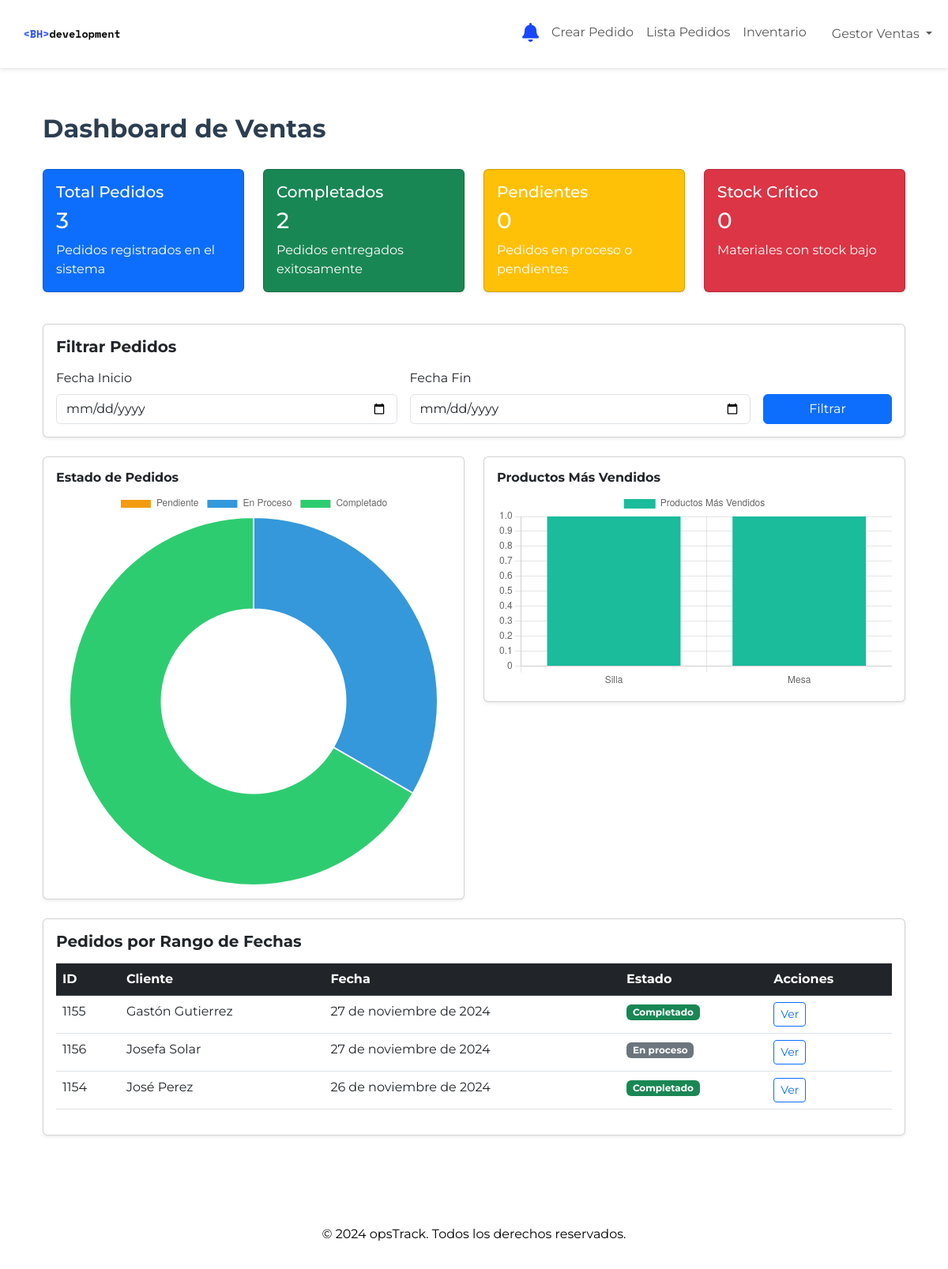
Screenshot of /produccion/dashboard_ventas/ (signed in) with the database file from the repository.
### produccion/models.py (models this page shows, shortened)
class User(AbstractUser):
    ADMINISTRADOR = 'ADMIN'
    OPERARIO_PRODUCCION = 'PRODUCCION'
    ENCARGADO_CALIDAD = 'CALIDAD'
    OPERARIO_LOGISTICA = 'LOGISTICA'
    ENCARGADO_VENTAS = 'VENTAS'
    SIN_ASIGNAR = 'SASIGNAR'
    ROLE_CHOICES = [
        (ADMINISTRADOR, 'Administrador'),
        (OPERARIO_PRODUCCION, 'Operario de Producción'),
        (ENCARGADO_CALIDAD, 'Encargado de Calidad'),
        (OPERARIO_LOGISTICA, 'Operario de Logística'),
        (ENCARGADO_VENTAS, 'Encargado de Ventas'),
        (SIN_ASIGNAR, 'Sin Asignar')
    ]
    role = models.CharField(max_length=20, choices=ROLE_CHOICES, default=SIN_ASIGNAR)

class Pedido(models.Model):
    fecha_pedido = models.DateField(auto_now_add=True)
    cliente = models.ForeignKey(Cliente, on_delete=models.CASCADE)
    estado_pedido = models.CharField(
        max_length=20,
        choices=[('Pendiente', 'Pendiente'), ('En proceso', 'En proceso'), ('Completado', 'Completado')],
        default='Pendiente',
    )
    realizado_por = models.ForeignKey(settings.AUTH_USER_MODEL, null=True, blank=True, on_delete=models.SET_NULL)

class Cliente(models.Model):
    nombre_cliente = models.CharField(max_length=255)
    direccion = models.CharField(max_length=255)
    telefono = models.CharField(max_length=20, blank=True, null=True)
    email = models.EmailField(blank=True, null=True)

### produccion/views.py (the view)
# urls.py: path('dashboard_ventas/', views.DashboardVentasView.as_view(), name='dashboard_ventas'),
class DashboardVentasView(VentasRequiredMixin, TemplateView):
    template_name = "produccion/dashboard_ventas.html"
    paginate_by = 10  # Número de pedidos por página
    def get_context_data(self, **kwargs):
        context = super().get_context_data(**kwargs)
        start_date = self.request.GET.get('start_date')
        end_date = self.request.GET.get('end_date')
        start_date_obj = parse_date(start_date) if start_date else None
        end_date_obj = parse_date(end_date) if end_date else None
        pedidos = Pedido.objects.all()
        if start_date_obj:
            pedidos = pedidos.filter(fecha_pedido__gte=start_date_obj)
        if end_date_obj:
            pedidos = pedidos.filter(fecha_pedido__lte=end_date_obj)
        context["total_pedidos"] = pedidos.count()
        context["pedidos_completados"] = pedidos.filter(estado_pedido="Completado").count()
        context["pedidos_pendientes"] = pedidos.filter(estado_pedido="Pendiente").count()
        context["pedidos_en_proceso"] = pedidos.filter(estado_pedido="En proceso").count()
        inventarios = Inventario.objects.all()
        context["inventarios"] = [
            {
                "nombre_material": item.nombre_material,
                "cantidad_stock": item.cantidad_stock,
                "punto_reorden": item.punto_reorden,
                "status": "Crítico" if item.cantidad_stock <= item.punto_reorden * 0.5
                else "Reabastecer" if item.cantidad_stock <= item.punto_reorden
                else "Suficiente",
            }
            for item in inventarios
        ]
        context["stock_critico"] = len(
            [item for item in context["inventarios"] if item["status"] == "Crítico"]
        )
        top_productos = PedidoProducto.objects.select_related("producto")
        if start_date_obj:
            top_productos = top_productos.filter(pedido__fecha_pedido__gte=start_date_obj)
        if end_date_obj:
            top_productos = top_productos.filter(pedido__fecha_pedido__lte=end_date_obj)
        top_productos = (
            top_productos
            .values("producto__nombre_producto")
            .annotate(cantidad_vendida=Sum("cantidad"))
            .order_by("-cantidad_vendida")[:5]
        )
        context["top_productos"] = top_productos
        paginator = Paginator(pedidos.order_by("-fecha_pedido"), self.paginate_by)
        page_number = self.request.GET.get('page')
        page_obj = paginator.get_page(page_number)
        context["page_obj"] = page_obj
        context["is_paginated"] = page_obj.has_other_pages()
        context["start_date"] = start_date
        context["end_date"] = end_date
        return context

### produccion/mixins.py (called while the page is built)
    def dispatch(self, request, *args, **kwargs):
        if not request.user.is_authenticated or not (request.user.role == User.ENCARGADO_VENTAS or request.user.role == User.ADMINISTRADOR):
            raise PermissionDenied("Acceso denegado.")
        return super().dispatch(request, *args, **kwargs)

### produccion/templates/produccion/dashboard_ventas.html (shortened to what this page needs)
{% extends "produccion/base.html" %}
{% block content %}
<div class="container my-5">
    <div class="d-flex justify-content-between align-items-center mb-4">
        <h2 class="fw-bold" style="color: #2C3E50;">
             Dashboard de Ventas
        </h2>
    </div>
    <div class="row mb-4">
        <div class="col-md-3 col-sm-6 mb-3">
            <div class="card text-white bg-primary shadow-sm h-100">
                <div class="card-body">
                    <h5 class="card-title"> Total Pedidos</h5>
                    <h3>{{ total_pedidos }}</h3>
                    <p class="card-text">Pedidos registrados en el sistema</p>
                </div>
            </div>
        </div>
        <div class="col-md-3 col-sm-6 mb-3">
            <div class="card text-white bg-success shadow-sm h-100">
                <div class="card-body">
                    <h5 class="card-title"> Completados</h5>
                    <h3>{{ pedidos_completados }}</h3>
                    <p class="card-text">Pedidos entregados exitosamente</p>
                </div>
            </div>
        </div>
        <div class="col-md-3 col-sm-6 mb-3">
            <div class="card text-white bg-warning shadow-sm h-100">
                <div class="card-body">
                    <h5 class="card-title"> Pendientes</h5>
                    <h3>{{ pedidos_pendientes }}</h3>
                    <p class="card-text">Pedidos en proceso o pendientes</p>
                </div>
            </div>
        </div>
        <div class="col-md-3 col-sm-6 mb-3">
            <div class="card text-white bg-danger shadow-sm h-100">
                <div class="card-body">
                    <h5 class="card-title"> Stock Crítico</h5>
                    <h3>{{ stock_critico }}</h3>
                    <p class="card-text">Materiales con stock bajo</p>
                </div>
            </div>
        </div>
    </div>
    <div class="card shadow-sm mb-4">
        <div class="card-body">
            <h5 class="fw-bold mb-3"> Filtrar Pedidos</h5>
            <form method="GET" action="">
                <div class="row g-3 align-items-end">
                    <div class="col-md-5">
                        <label for="start_date" class="form-label">Fecha Inicio</label>
                        <input type="date" id="start_date" name="start_date" class="form-control" value="{{ start_date }}">
                    </div>
                    <div class="col-md-5">
                        <label for="end_date" class="form-label">Fecha Fin</label>
                        <input type="date" id="end_date" name="end_date" class="form-control" value="{{ end_date }}">
                    </div>
                    <div class="col-md-2">
                        <button type="submit" class="btn btn-primary w-100">Filtrar</button>
                    </div>
                </div>
            </form>
        </div>
    </div>
    <div class="row">
        <div class="col-md-6 mb-4">
            <div class="card shadow-sm">
                <div class="card-body">
                    <h6 class="fw-bold"> Estado de Pedidos</h6>
                    <canvas id="pedidosStatusChart"></canvas>
                </div>
            </div>
        </div>
        <div class="col-md-6 mb-4">
            <div class="card shadow-sm">
                <div class="card-body">
                    <h6 class="fw-bold"> Productos Más Vendidos</h6>
                    <canvas id="topProductosChart"></canvas>
                </div>
            </div>
        </div>
    </div>
    <div class="card shadow-sm">
        <div class="card-body">
            <h5 class="fw-bold mb-3"> Pedidos por Rango de Fechas</h5>
            <div class="table-responsive">
                <table class="table table-hover">
                    <thead class="table-dark">
                        <tr>
                            <th scope="col">ID</th>
                            <th scope="col">Cliente</th>
                            <th scope="col">Fecha</th>
                            <th scope="col">Estado</th>
                            <th scope="col">Acciones</th>
                        </tr>
                    </thead>
                    <tbody>
                        {% for pedido in page_obj %}
                        <tr>
                            <td>{{ pedido.id }}</td>
                            <td>{{ pedido.cliente.nombre_cliente }}</td>
                            <td>{{ pedido.fecha_pedido }}</td>
                            <td>
                                <span class="badge {% if pedido.estado_pedido == 'Completado' %}bg-success{% elif pedido.estado_pedido == 'Pendiente' %}bg-warning text-dark{% else %}bg-secondary{% endif %}">
                                    {{ pedido.estado_pedido }}
                                </span>
                            </td>
                            <td>
                                <a href="{% url 'produccion:detalle_pedido' pedido.id %}" class="btn btn-sm btn-outline-primary">Ver</a>
                            </td>
                        </tr>
                        {% empty %}
                        <tr>
                            <td colspan="5" class="text-center">No se encontraron pedidos para este rango de fechas.</td>
                        </tr>
                        {% endfor %}
                    </tbody>
                </table>
            </div>
        </div>
    </div>
</div>
<script>
    // Pedidos Status Chart
    const pedidosStatusCtx = document.getElementById('pedidosStatusChart').getContext('2d');
    const pedidosStatusChart = new Chart(pedidosStatusCtx, {
        type: 'doughnut',
        data: {
            labels: ['Pendiente', 'En Proceso', 'Completado'],
            datasets: [{
                data: [{{ pedidos_pendientes }}, {{ pedidos_en_proceso }}, {{ pedidos_completados }}],
                backgroundColor: ['#F39C12', '#3498DB', '#2ECC71']
            }]
        }
    });
    // Top Productos Chart
    const topProductosCtx = document.getElementById('topProductosChart').getContext('2d');
    const topProductosChart = new Chart(topProductosCtx, {
        type: 'bar',
        data: {
            labels: [{% for producto in top_productos %}'{{ producto.producto__nombre_producto }}'{% if not forloop.last %}, {% endif %}{% endfor %}],
            datasets: [{
                label: 'Productos Más Vendidos',
                data: [{% for producto in top_productos %}{{ producto.cantidad_vendida }}{% if not forloop.last %}, {% endif %}{% endfor %}],
                backgroundColor: '#1ABC9C'
            }]
        }
    });
</script>
{% endblock %}

### produccion/templates/produccion/base.html (shortened to what this page needs)
<!DOCTYPE html>
<html lang="en">
<head>
    {% load static %}
    <link href="https://cdn.jsdelivr.net/npm/bootstrap@5.3.0/dist/css/bootstrap.min.css" rel="stylesheet">
    <link rel="stylesheet" href="https://cdnjs.cloudflare.com/ajax/libs/font-awesome/5.15.1/css/all.min.css">
</head>
<body>
    <nav class="navbar navbar-expand-lg navbar-light fixed-top">
        <div class="container-fluid">
            <a class="navbar-brand" href="{% url 'produccion:dashboard_ventas' %}">
                <img src="{% static 'img/bh-logo.png' %}" alt="Logo" style="height: 60px;">
            </a>
            <div class="collapse navbar-collapse" id="navbarNav">
                <ul class="navbar-nav ms-auto">
                    {% if user.is_authenticated %}
                        <li class="nav-item dropdown notification-bell {% if notifications %}has-notifications{% endif %}">
                            <a class="nav-link" href="#" id="notificationDropdown" role="button" data-bs-toggle="dropdown" aria-expanded="false">
                                <i class="fas fa-bell" style="color: #1a48fe; font-size: 1.5rem;"></i>
                            </a>
                        </li>
                        {% if user.role == "VENTAS" %}
                            <li class="nav-item">
                                <a class="nav-link" href="{% url 'produccion:crear_pedido' %}">Crear Pedido</a>
                            </li>
                            <li class="nav-item">
                                <a class="nav-link" href="{% url 'produccion:lista_pedidos' %}">Lista Pedidos</a>
                            </li>
                            <li class="nav-item">
                                <a class="nav-link" href="{% url 'produccion:gestionar_inventario' %}">Inventario</a>
                            </li>
                        {% elif user.role == "ADMIN" %}
                            <li class="nav-item">
                                <a class="nav-link" href="{% url 'produccion:gestion_usuarios' %}">Gestión Usuarios</a>
                            </li>
                        {% elif user.role == "PRODUCCION" %}
                        <li class="nav-item">
                            <a class="nav-link" href="{% url 'produccion:dashboard_produccion' %}">Dashboard</a>
                        </li>
                        {% elif user.role == "LOGISTICA" %}
                        <li class="nav-item">
                            <a class="nav-link" href="{% url 'produccion:dashboard_logistica' %}">Dashboard</a>
                        </li>
                        {% elif user.role == "CALIDAD" %}
                        <li class="nav-item">
                            <a class="nav-link" href="{% url 'produccion:dashboard_calidad' %}">Dashboard</a>
                        </li>
                        {% endif %}
                    {% endif %}
                </ul>
                {% if user.is_authenticated %}
                    <ul class="navbar-nav ms-3">
                        <li class="nav-item dropdown">
                            <a class="nav-link dropdown-toggle" href="#" id="userDropdown" role="button" data-bs-toggle="dropdown" aria-expanded="false">
                                {{ user.get_full_name }}
                            </a>
                        </li>
                    </ul>
                {% else %}
                    <ul class="navbar-nav ms-3">
                        <li class="nav-item">
                            <a class="nav-link" href="{% url 'account_login' %}">Login</a>
                        </li>
                    </ul>
                {% endif %}
            </div>
        </div>
    </nav>
    <main class="container my-5 pt-5">
        <div class="content-wrapper">
            {% block content %}
            {% endblock %}
        </div>
    </main>
    <footer class="footer">
        <div class="container">
            <p>© 2024 opsTrack. Todos los derechos reservados.</p>
        </div>
    </footer>
</body>
</html>

### produccion/templates/produccion/base.html (style rules this page uses)
body { font-family: 'Montserrat', sans-serif; display: flex; flex-direction: column; min-height: 100vh; }
.navbar { background-color: white; box-shadow: 0 2px 5px rgba(0, 0, 0, 0.1); }
.notification-bell { position: relative; }
.footer { background-color: white; color: black; border-top: 1px solid rgba(255, 255, 255, 0.1); text-align: center; padding: 1rem 0; }

### rows the page displays
User: get_full_name "Gestor Ventas"
Pedido: id "1155", cliente.nombre_cliente "Gastón Gutierrez", fecha_pedido "27 de noviembre de 2024", estado_pedido "Completado"
Pedido: id "1156", cliente.nombre_cliente "Josefa Solar", fecha_pedido "27 de noviembre de 2024", estado_pedido "En proceso"
Pedido: id "1154", cliente.nombre_cliente "José Perez", fecha_pedido "26 de noviembre de 2024", estado_pedido "Completado"

### other values shown
{{ total_pedidos }} "3"
{{ pedidos_completados }} "2"
{{ pedidos_pendientes }} "0"
{{ stock_critico }} "0"
chart data {{ pedidos_pendientes }} 0
chart data {{ pedidos_en_proceso }} 1
chart data {{ pedidos_completados }} 2
chart data {{ producto.producto__nombre_producto }} Silla, Mesa
